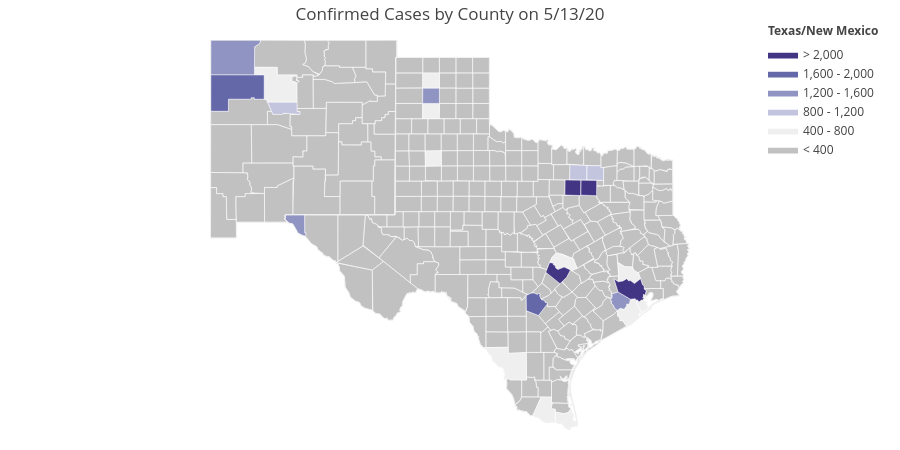

Here is the notebook cell this chart was saved with:
### Code cell
import plotly.figure_factory as ff
import matplotlib.pyplot as plt

fips = txnm_case_data['FIPS']
values = txnm_case_data[date]

fig = ff.create_choropleth(fips=fips, values=values)
colorscale = [
    'rgb(193, 193, 193)',
    'rgb(239,239,239)',
    'rgb(195, 196, 222)',
    'rgb(144,148,194)',
    'rgb(101,104,168)',
    'rgb(65, 53, 132)'
]

fig = ff.create_choropleth(
    fips=fips, values = values, scope=['TX', 'NM'],
    binning_endpoints = [400,800,1200,1600,2000], 
    colorscale=colorscale,
    county_outline={'color': 'rgb(255,255,255)', 'width': 0.5}, round_legend_values=True,
    legend_title=f'Texas/New Mexico', title= f'Confirmed Cases by County on {date}',
    show_hover=True, centroid_marker={'opacity': 0}
)

fig.layout.template = None
fig.show()

#plt.savefig('test.jpg',format='jpg')
